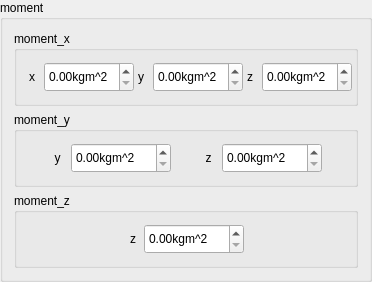
              <widget class="QGroupBox" name="fam_moment_groupbox">
               <property name="minimumSize">
                <size>
                 <width>370</width>
                 <height>255</height>
                </size>
               </property>
               <property name="maximumSize">
                <size>
                 <width>372</width>
                 <height>300</height>
                </size>
               </property>
               <property name="title">
                <string>moment</string>
               </property>
               <layout class="QVBoxLayout" name="verticalLayout">
                <item>
                 <widget class="QGroupBox" name="fluid_moment_x_groupbox">
                  <property name="minimumSize">
                   <size>
                    <width>343</width>
                    <height>75</height>
                   </size>
                  </property>
                  <property name="maximumSize">
                   <size>
                    <width>345</width>
                    <height>78</height>
                   </size>
                  </property>
                  <property name="toolTip">
                   <string> Added mass in the X axis due to linear acceleration in the x,y,z axes</string>
                  </property>
                  <property name="title">
                   <string>moment_x</string>
                  </property>
                  <layout class="QGridLayout" name="gridLayout_8">
                   <item row="0" column="0">
                    <widget class="QLabel" name="fam_pp_label">
                     <property name="minimumSize">
                      <size>
                       <width>12</width>
                       <height>24</height>
                      </size>
                     </property>
                     <property name="maximumSize">
                      <size>
                       <width>15</width>
                       <height>30</height>
                      </size>
                     </property>
                     <property name="text">
                      <string>x</string>
                     </property>
                     <property name="alignment">
                      <set>Qt::AlignCenter</set>
                     </property>
                    </widget>
                   </item>
                   <item row="0" column="1">
                    <widget class="QDoubleSpinBox" name="fam_pp_sp">
                     <property name="minimumSize">
                      <size>
                       <width>90</width>
                       <height>24</height>
                      </size>
                     </property>
                     <property name="maximumSize">
                      <size>
                       <width>100</width>
                       <height>30</height>
                      </size>
                     </property>
                     <property name="toolTip">
                      <string>Added mass moment about the X axis due to angular acceleration about the X axis, in kg * m^2.</string>
                     </property>
                     <property name="suffix">
                      <string>kgm^2</string>
                     </property>
                     <property name="maximum">
                      <double>1000.000000000000000</double>
                     </property>
                    </widget>
                   </item>
                   <item row="0" column="2">
                    <widget class="QLabel" name="fam_pq_label">
                     <property name="minimumSize">
                      <size>
                       <width>12</width>
                       <height>24</height>
                      </size>
                     </property>
                     <property name="maximumSize">
                      <size>
                       <width>15</width>
                       <height>30</height>
                      </size>
                     </property>
                     <property name="text">
                      <string>y</string>
                     </property>
                     <property name="alignment">
                      <set>Qt::AlignCenter</set>
                     </property>
                    </widget>
                   </item>
                   <item row="0" column="3">
                    <widget class="QDoubleSpinBox" name="fam_pq_sp">
                     <property name="minimumSize">
                      <size>
                       <width>90</width>
                       <height>24</height>
                      </size>
                     </property>
                     <property name="maximumSize">
                      <size>
                       <width>100</width>
                       <height>30</height>
                      </size>
                     </property>
                     <property name="toolTip">
                      <string>Added mass moment about the X axis due to angular acceleration about the Y axis, and vice-versa, in kg * m^2</string>
                     </property>
                     <property name="suffix">
                      <string>kgm^2</string>
                     </property>
                     <property name="maximum">
                      <double>1000.000000000000000</double>
                     </property>
                    </widget>
                   </item>
                   <item row="0" column="4">
                    <widget class="QLabel" name="fam_pr_label">
                     <property name="minimumSize">
                      <size>
                       <width>12</width>
                       <height>24</height>
                      </size>
                     </property>
                     <property name="maximumSize">
                      <size>
                       <width>15</width>
                       <height>30</height>
                      </size>
                     </property>
                     <property name="text">
                      <string>z</string>
                     </property>
                     <property name="alignment">
                      <set>Qt::AlignCenter</set>
                     </property>
                    </widget>
                   </item>
                   <item row="0" column="5">
                    <widget class="QDoubleSpinBox" name="fam_pr_sp">
                     <property name="minimumSize">
                      <size>
                       <width>90</width>
                       <height>24</height>
                      </size>
                     </property>
                     <property name="maximumSize">
                      <size>
                       <width>100</width>
                       <height>30</height>
                      </size>
                     </property>
                     <property name="toolTip">
                      <string>Added mass moment about the X axis due to angular acceleration about the Z axis, and vice-versa, in kg * m^2.</string>
                     </property>
                     <property name="suffix">
                      <string>kgm^2</string>
                     </property>
                     <property name="maximum">
                      <double>1000.000000000000000</double>
                     </property>
                    </widget>
                   </item>
                  </layout>
                 </widget>
                </item>
                <item>
                 <widget class="QGroupBox" name="fluid_moment_y_groupbox">
                  <property name="minimumSize">
                   <size>
                    <width>343</width>
                    <height>75</height>
                   </size>
                  </property>
                  <property name="maximumSize">
                   <size>
                    <width>345</width>
                    <height>78</height>
                   </size>
                  </property>
                  <property name="toolTip">
                   <string> Added mass in the X axis due to linear acceleration in the x,y,z axes</string>
                  </property>
                  <property name="title">
                   <string>moment_y</string>
                  </property>
                  <layout class="QGridLayout" name="gridLayout_9">
                   <item row="0" column="0">
                    <layout class="QHBoxLayout" name="horizontalLayout_10">
                     <item>
                      <widget class="QLabel" name="fam_qq_label">
                       <property name="minimumSize">
                        <size>
                         <width>12</width>
                         <height>24</height>
                        </size>
                       </property>
                       <property name="maximumSize">
                        <size>
                         <width>15</width>
                         <height>30</height>
                        </size>
                       </property>
                       <property name="text">
                        <string>y</string>
                       </property>
                       <property name="alignment">
                        <set>Qt::AlignCenter</set>
                       </property>
                      </widget>
                     </item>
                     <item>
                      <widget class="QDoubleSpinBox" name="fam_qq_sp">
                       <property name="minimumSize">
                        <size>
                         <width>90</width>
                         <height>24</height>
                        </size>
                       </property>
                       <property name="maximumSize">
                        <size>
                         <width>100</width>
                         <height>30</height>
                        </size>
                       </property>
                       <property name="toolTip">
                        <string>Added mass moment about the Y axis due to angular acceleration about the Y axis, in kg * m^2</string>
                       </property>
                       <property name="suffix">
                        <string>kgm^2</string>
                       </property>
                       <property name="maximum">
                        <double>1000.000000000000000</double>
                       </property>
                      </widget>
                     </item>
                    </layout>
                   </item>
                   <item row="0" column="1">
                    <layout class="QHBoxLayout" name="horizontalLayout_9">
                     <item>
                      <widget class="QLabel" name="fam_qr_label">
                       <property name="minimumSize">
                        <size>
                         <width>12</width>
                         <height>24</height>
                        </size>
                       </property>
                       <property name="maximumSize">
                        <size>
                         <width>15</width>
                         <height>30</height>
                        </size>
                       </property>
                       <property name="text">
                        <string>z</string>
                       </property>
                       <property name="alignment">
                        <set>Qt::AlignCenter</set>
                       </property>
                      </widget>
                     </item>
                     <item>
                      <widget class="QDoubleSpinBox" name="fam_qr_sp">
                       <property name="minimumSize">
                        <size>
                         <width>90</width>
                         <height>24</height>
                        </size>
                       </property>
                       <property name="maximumSize">
                        <size>
                         <width>100</width>
                         <height>30</height>
                        </size>
                       </property>
                       <property name="toolTip">
                        <string> Added mass moment about the Y axis due to angular acceleration about the Z axis, and vice-versa, in kg * m^2</string>
                       </property>
                       <property name="suffix">
                        <string>kgm^2</string>
                       </property>
                      </widget>
                     </item>
                    </layout>
                   </item>
                  </layout>
                 </widget>
                </item>
                <item>
                 <widget class="QGroupBox" name="fluid_moment_z_groupbox">
                  <property name="minimumSize">
                   <size>
                    <width>343</width>
                    <height>75</height>
                   </size>
                  </property>
                  <property name="maximumSize">
                   <size>
                    <width>344</width>
                    <height>78</height>
                   </size>
                  </property>
                  <property name="toolTip">
                   <string> Added mass in the X axis due to linear acceleration in the x,y,z axes</string>
                  </property>
                  <property name="title">
                   <string>moment_z</string>
                  </property>
                  <layout class="QGridLayout" name="gridLayout_10">
                   <item row="0" column="0">
                    <layout class="QHBoxLayout" name="horizontalLayout_8">
                     <item>
                      <widget class="QLabel" name="fam_rr_label">
                       <property name="minimumSize">
                        <size>
                         <width>10</width>
                         <height>15</height>
                        </size>
                       </property>
                       <property name="maximumSize">
                        <size>
                         <width>10</width>
                         <height>18</height>
                        </size>
                       </property>
                       <property name="text">
                        <string>z</string>
                       </property>
                       <property name="alignment">
                        <set>Qt::AlignCenter</set>
                       </property>
                      </widget>
                     </item>
                     <item>
                      <widget class="QDoubleSpinBox" name="fam_rr_sp">
                       <property name="minimumSize">
                        <size>
                         <width>90</width>
                         <height>24</height>
                        </size>
                       </property>
                       <property name="maximumSize">
                        <size>
                         <width>100</width>
                         <height>30</height>
                        </size>
                       </property>
                       <property name="toolTip">
                        <string>Added mass moment about the Z axis due to angular acceleration about the Z axis, in kg * m^2</string>
                       </property>
                       <property name="suffix">
                        <string>kgm^2</string>
                       </property>
                      </widget>
                     </item>
                    </layout>
                   </item>
                  </layout>
                 </widget>
                </item>
               </layout>
              </widget>
